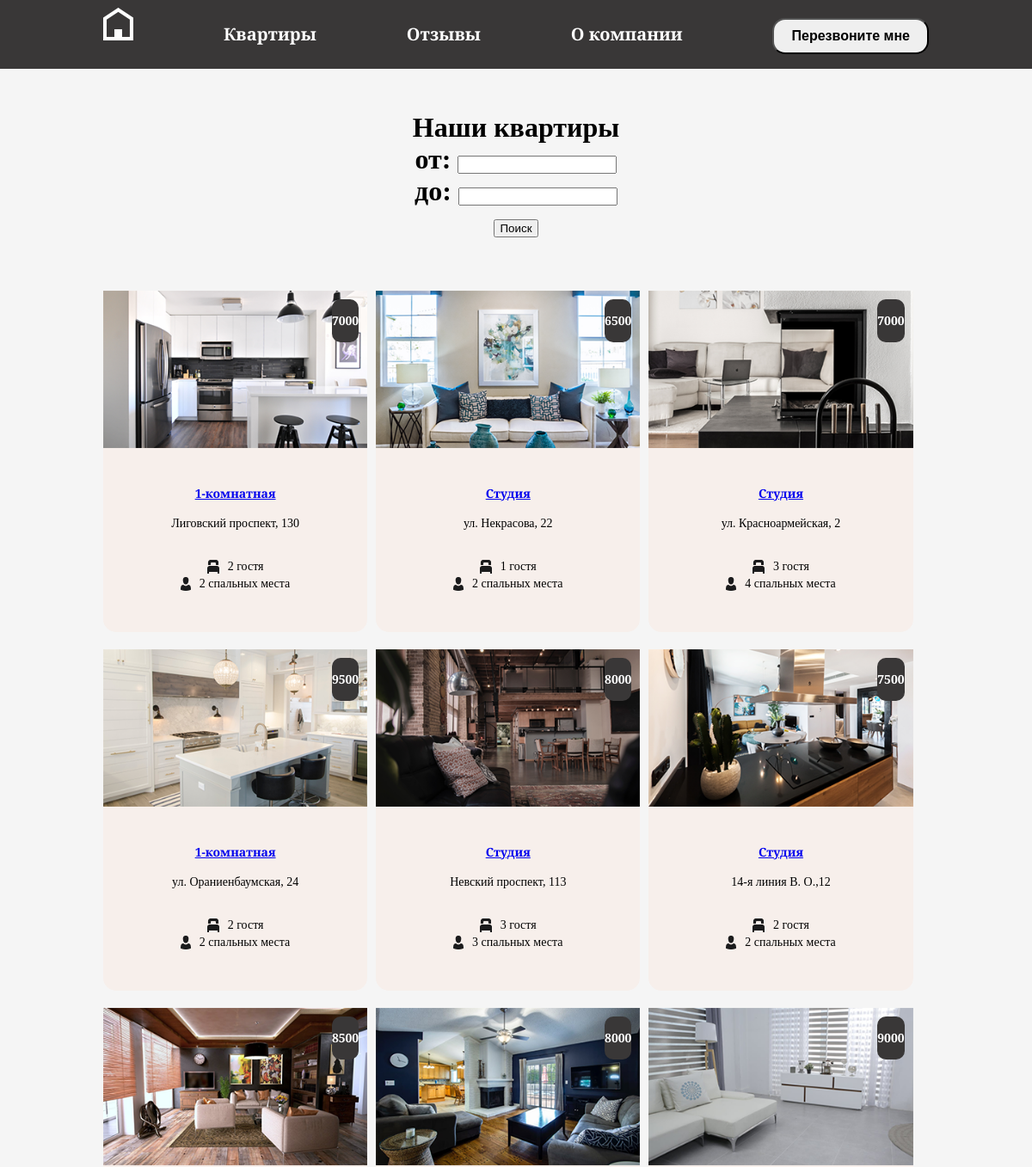
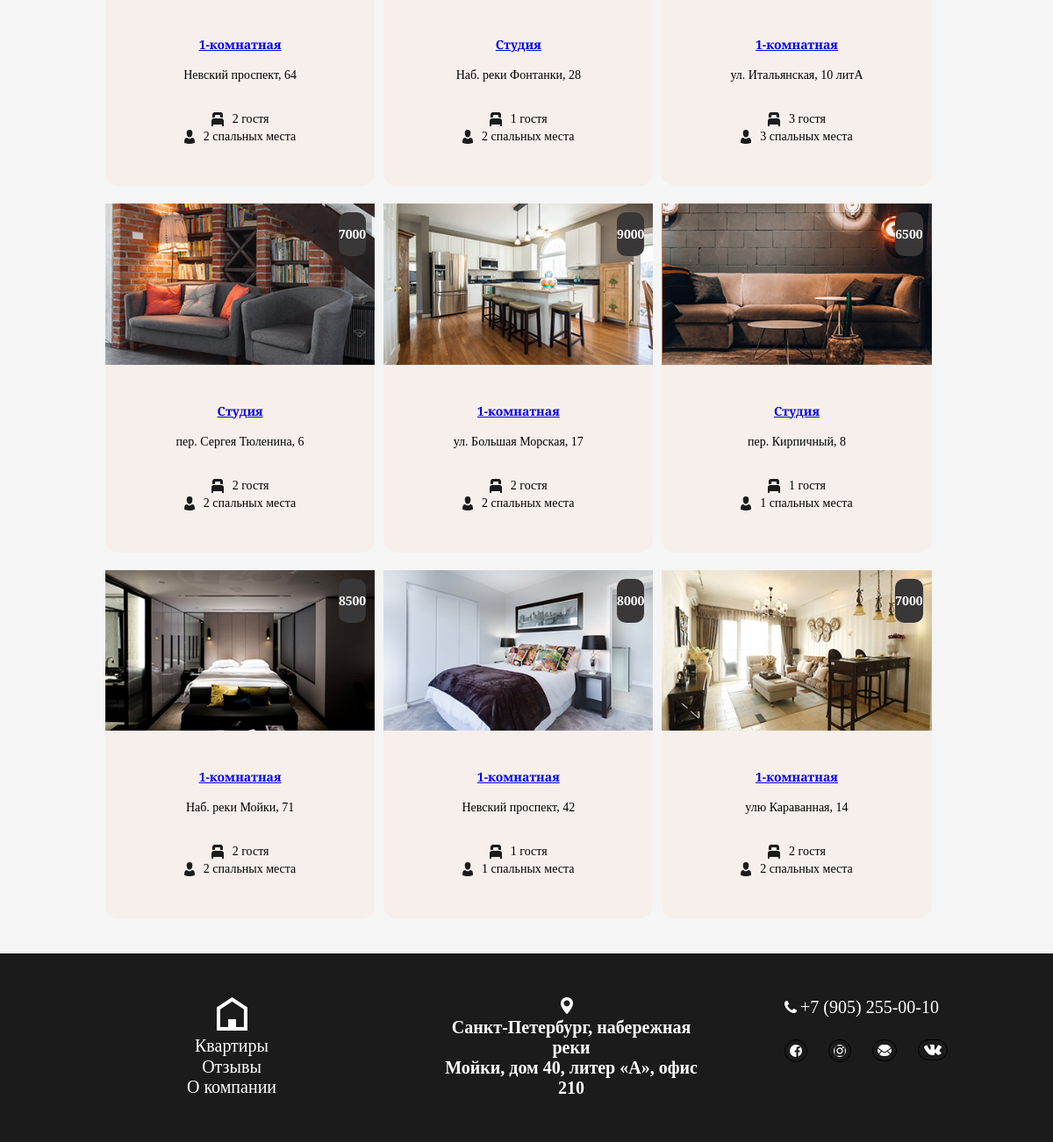
The page / on the database its author committed (2 pictures, top to bottom).
### my_first_app/models.py (models this page shows, shortened)
class Аpartments(models.Model):
    name=models.CharField("Название",max_length=50)
    price=models.IntegerField("Цена")
    adress=models.CharField("Адрес",max_length=40)
    guests=models.IntegerField("Количество гостей")
    beds=models.IntegerField("Количество спальныx мест")
    photo=models.ImageField("Фотография", upload_to="my_first_app/photos",default="",blank=True)
    class Meta:
        verbose_name="Квартира"
        verbose_name_plural="Квартиры"
        ordering=["id"]

### my_first_app/views.py (the view)
# urls.py: path("", my_first_app_list, name="apartaments"),
def my_first_app_list(request):
    apartments = Аpartments.objects.all()
    form=ApartamentsFilterForms(request.GET)
    if form.is_valid():
        if form.cleaned_data["min_price"]:
            apartments=apartments.filter(price__gte=form.cleaned_data["min_price"])
            if form.cleaned_data["max_price"]:
                apartments=apartments.filter(price__lte=form.cleaned_data["max_price"])
    return render(request, "my_first_app/my_first_app_list.html", {"apartments": apartments,"form":form})

### my_first_app/forms.py
class ApartamentsFilterForms(forms.Form):
    min_price=forms.IntegerField(label="от",required=False)
    max_price=forms.IntegerField(label="до",required=False)

### my_first_app/templates/my_first_app/my_first_app_list.html (shortened to what this page needs)
{% extends "my_first_app/index.html" %}
{% load static %}
     {%block header%}
   <header>
        <div class="header_conteiner">
            <nav class="navigation">
                <div class="icon_home"><a href="index.html"><img src="/static/img/header/logo.png"  alt="home"></a></div>
                <div class="apartments"><a href="apartments.html">Квартиры</a></div>
                <div class="reviews "><a href="reviews.html">Отзывы</a></div>
                <div class="company"><a href="{% url 'company' %}">О компании</a></div>
                <div class="btn"><button >Перезвоните мне</button></div>
            </nav>
        </div>
    </header>
    {%endblock%}
    {%block main%}
    <main>
        <h1>Наши квартиры <br>
            <form method="get">
                {{form.as_p}}
                <button type="submit">Поиск</button>
            </form></h1>
        <div class="main_conteiner">
        {% for apartament in apartments %}
          <div class="main_card">
              <div class="img_rooms"><img src="{{apartament.photo.url}}" alt="Квартира {{apartament.name}}" ></div>
              <div class="price">{{apartament.price}}</div>
              <div class="desc">
                  <p class="rooms"><a href="{% url 'apartament' apart_id=apartament.id %}">{{ apartament.name }}</a>
                  </p>
                  <p class="adress">{{apartament.adress}}</p>
              </div>
              <div class="icon_beds_guests">
              <div class="guests">
                  <div><img src="static\img\main\icon-beds.png" alt=""></div>
                  <div><p>{{apartament.guests}} гостя</p></div>
              </div>
              <div class="beds">
                  <div><img src="static\img\main\icon-guests.png" alt=""></div>
                  <div><p>{{apartament.beds}} спальных места</p></div>
              </div>
            </div>
          </div>
    {% endfor %}
</div>
</main>
{% endblock %}
{%block footer%}
 <footer>
    <div class="footer_conteiner">
        <div class="footer_links">
            <a href="index.html"><img src="static/img/header/logo.png" alt="logo"></a>
            <a href="apartments.html">Квартиры</a>
            <a href="reviews.html">Отзывы</a>
            <a href="company.html">О компании</a>
        </div>
        <div class="footer_mark">
            <div><img src="/img/footer/icon-mapmarker.png" alt=""></div>
            <div><p>Санкт-Петербург, набережная реки </p>
            <p>Мойки, дом 40, литер «А», офис 210</p></div>
        </div>
        <div class="footer_icon">
            <div class="footer_tel">
                <img src="/img/footer/icon-phone.png" alt="">
                <a href="tel:+7 (905) 255-00-10">+7 (905) 255-00-10</a>
            </div>
            <div class="icons">
                <a href="#"><img src="static\img_footer\icon-fb.png" alt="#"></a>
                <a href="#"><img src="static\img_footer\icon-insta.png" alt="#"></a>
                <a href="#"><img src="static\img_footer\icon-mail.png" alt="#"></a>
                <a href=""><img src="static\img_footer\icon-vk.png" alt="#"></a>
            </div>
            </div>
        </div>
</footer>
{%endblock%}

### my_first_app/templates/my_first_app/index.html (shortened to what this page needs)
<!DOCTYPE html>
<html lang="en">
<head>
    <link rel="stylesheet" href="/static/css/index.css">
</head>
<body>
    {%block header%}
    {%endblock%}
    {%block main%}
    {%endblock%}
    {%block footer%}
    {%endblock%}
    <body>
    </html>

### my_first_app/static/css/index.css (style rules this page uses)
* { margin: 0px; }
header,.main_conteiner,.reviews_all,.footer { font-family: 'Playfair Display', serif; font-size: 22px; }
header { width: 100%; height: 80px; background-color: #393737; }
header a { text-decoration: none; font-size: 20px; color: white; font-weight: bold; }
.header_conteiner { width: 80%; margin: 0 auto; display: flex; justify-content: space-between; }
.navigation { width: 100%; display: flex; justify-content:space-between; line-height: 80px; align-items: center; }
.btn button { padding: 10px 20px; font-size: 16px; border-radius: 15px; cursor: pointer; font-weight: bold; }
.main_conteiner { width: 80%; height: auto; margin: 0 auto; background-color: #f5f5f5; padding: 10px; display: flex; flex-wrap: wrap; }
main { background-color: #f5f5f5; padding-bottom: 10px; }
h1 { text-align: center; margin: 0; padding: 50px; }
.main_card { background-color: rgb(247, 239, 235); width: 32%; border-radius: 15px; position: relative; margin: 0px 10px 20px 0px; }
.img_rooms img { width: 100%; }
.price { position: absolute; top: 10px; right: 10px; background: #393737; height: auto; vertical-align: middle; text-align: center; line-height: 50px; color: white; font-weight: bold; font-size: 20px; border-radius: 10px; }
.rooms { font-size: 18px; font-weight: bold; text-align: center; }
.adress { font-size: 18px; text-align: center; }
.desc { margin: 31px 0 25px 0; line-height:35px; }
.icon_beds_guests { display: flex; justify-content: space-around; padding-bottom: 44px; }
.guests,.beds { display: flex; }
.guests img { margin-right: 10px; }
.beds img { margin-right: 10px; }
footer { width: 100%; height: auto; background-color: #1b1b1c; }
.footer_conteiner { width: 80%; margin: 0 auto; display: flex; justify-content: space-between; padding: 50px 0; }
.footer_links { width: 30%; display: flex; justify-content: space-around; align-items: center; }
.footer_mark { display: flex; width: 30%; align-items: center; }
.footer_icon { box-sizing: border-box; }
.icons { display: flex; justify-content:space-between ; }
.footer_mark img { margin-right: 10px; }
.footer_tel { margin-right: 10px; margin-bottom: 25px; }
.footer_mark p { color: white; font-size: 20px; font-weight: bold }
footer a { text-decoration: none; font-size: 20px; color: white; }
.icons img { padding: 5px; }
.icons img { border: 1px solid black; border-radius: 20px; }
@media only screen and (max-width: 1250px) { .main_card p { font-size: 14px; } }
@media only screen and (max-width: 1250px) { .main_card { font-size: 14px; } }
@media only screen and (max-width: 1250px) { .price { font-size: 14px; } }
@media only screen and (max-width: 1250px) { .icon_beds_guests { flex-direction: column; align-items: center; } }
@media only screen and (max-width: 1250px) { .footer_links { flex-direction: column; } }
@media only screen and (max-width: 1250px) { .footer_mark { flex-direction: column; text-align: center; } }

### rows shown on the page
Аpartments: photo (picture), price "7000", name "1-комнатная", adress "Лиговский проспект, 130", guests "2", beds "2"
Аpartments: photo (picture), price "6500", name "Студия", adress "ул. Некрасова, 22", guests "1", beds "2"
Аpartments: photo (picture), price "7000", name "Студия", adress "ул. Красноармейская, 2", guests "3", beds "4"
Аpartments: photo (picture), price "9500", name "1-комнатная", adress "ул. Ораниенбаумская, 24", guests "2", beds "2"
Аpartments: photo (picture), price "8000", name "Студия", adress "Невский проспект, 113", guests "3", beds "3"
Аpartments: photo (picture), price "7500", name "Студия", adress "14-я линия В. О.,12", guests "2", beds "2"
Аpartments: photo (picture), price "8500", name "1-комнатная", adress "Невский проспект, 64", guests "2", beds "2"
Аpartments: photo (picture), price "8000", name "Студия", adress "Наб. реки Фонтанки, 28", guests "1", beds "2"
Аpartments: photo (picture), price "9000", name "1-комнатная", adress "ул. Итальянская, 10 литА", guests "3", beds "3"
Аpartments: photo (picture), price "7000", name "Студия", adress "пер. Сергея Тюленина, 6", guests "2", beds "2"
Аpartments: photo (picture), price "9000", name "1-комнатная", adress "ул. Большая Морская, 17", guests "2", beds "2"
Аpartments: photo (picture), price "6500", name "Студия", adress "пер. Кирпичный, 8", guests "1", beds "1"
Аpartments: photo (picture), price "8500", name "1-комнатная", adress "Наб. реки Мойки, 71", guests "2", beds "2"
Аpartments: photo (picture), price "8000", name "1-комнатная", adress "Невский проспект, 42", guests "1", beds "1"
Аpartments: photo (picture), price "7000", name "1-комнатная", adress "улю Караванная, 14", guests "2", beds "2"
